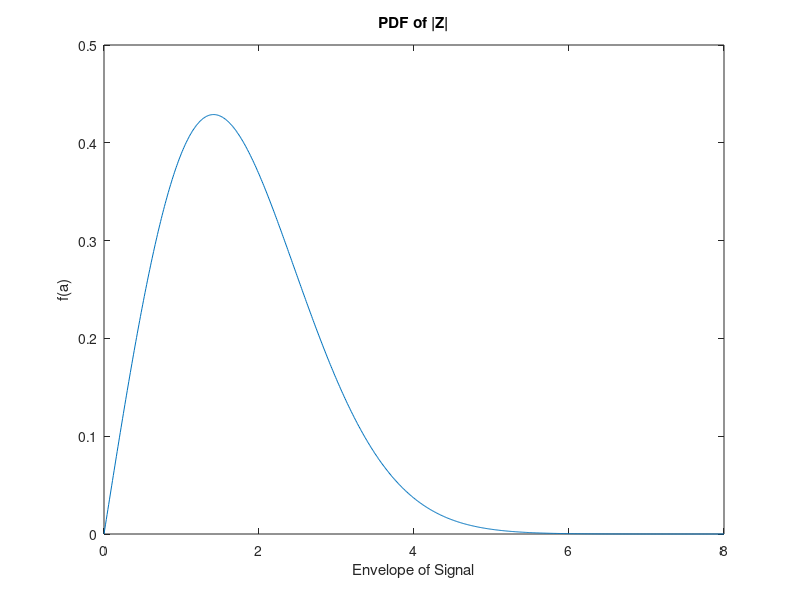

MATLAB code to generate this figure:
mean = 0;
sigma = 2;
a = 0:0.01:8;

%% Plot |Z|
pdf1 = (a ./ sigma) .* exp( -a.^2 ./ (2 * sigma));
plot(a,pdf1);
title('PDF of |Z|');
xlabel('Envelope of Signal');
ylabel('f(a)');

%% Plot |Z|^2
% pdf2 = (1 / (2 * sigma)) * exp( -a ./ (2 * sigma));
% plot(a,pdf2);
% title('PDF of |Z|^2');
% xlabel('Envelope of Signal');
% ylabel('f(a)');